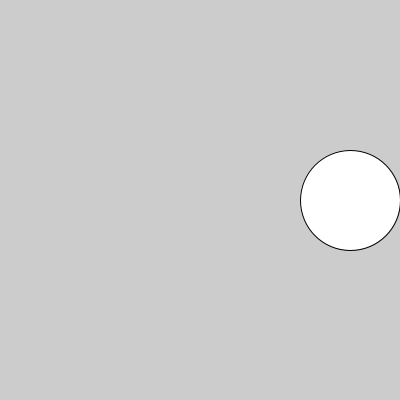
Frame 1 (no input)
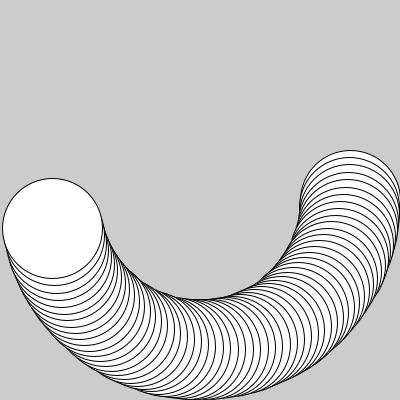
Frame 60 (the mouse pressed at the canvas centre just before this capture)
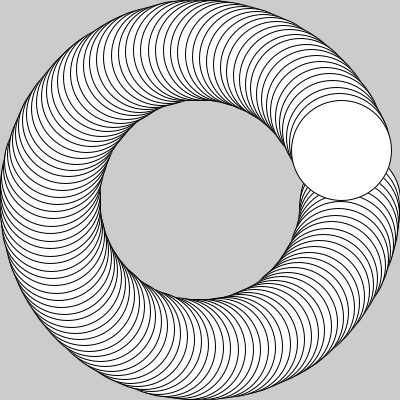
Frame 120 (the mouse held since frame 60 and released just before this capture)

The Processing sketch that drew these frames (run headless with seeded random() and noise(); from frame 60 on, the mouse is pressed at the canvas centre):

// Processing sketch: aula18_g1_exe1
// ── aula18_g1_exe1.pde
float x=0, y=0; float raio=150, m=0;
void setup(){
size(400,400);
}

void draw(){
  translate(200,200);
  x = raio*cos(m);
  y = raio*sin(m);
  ellipse(x,y,100,100);
  m=m+0.05;
}
